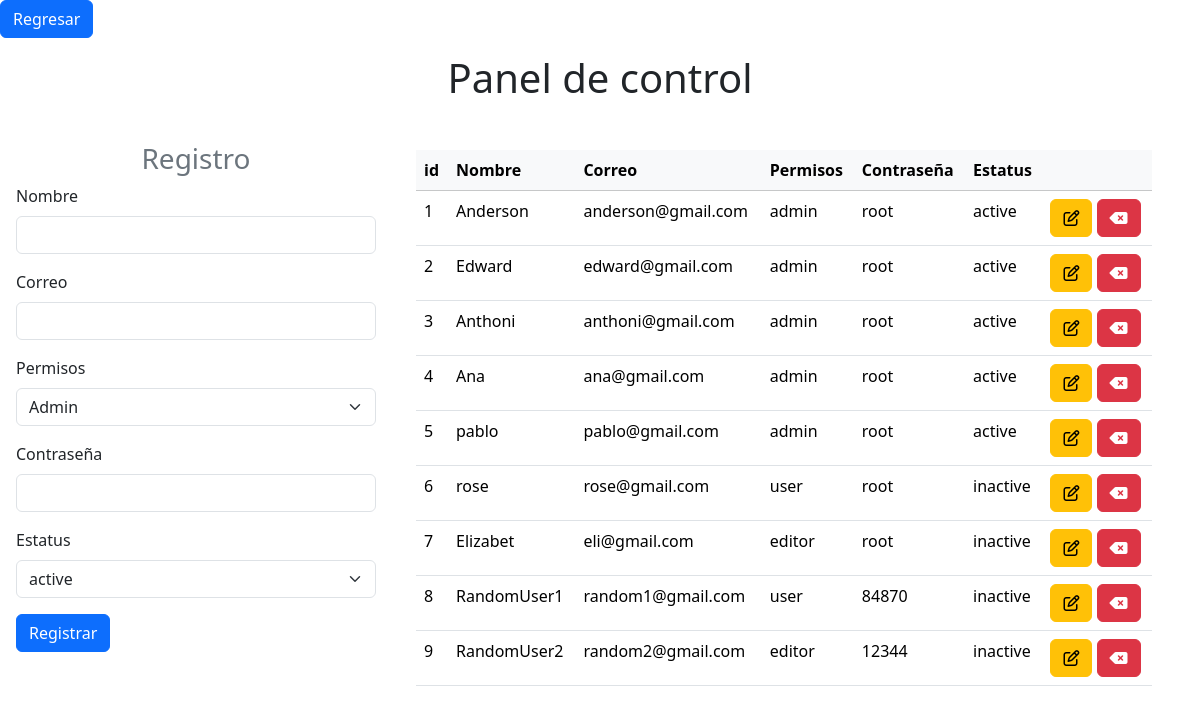
The app's page /Menu/Usuarios/usuarios.php with its own data.
### tables this page shows
create table
    if not EXISTS users(
        id int not null AUTO_INCREMENT primary key,
        name varchar (20) not null,
        email varchar(50) not null,
        permissions varchar(30) not null,
        password varchar (15) not null,
        status varchar (15) not null
    );

### Menu/Usuarios/usuarios.php (the view, shortened to what this page needs)
<!DOCTYPE html>
<html lang="en">
<head>
    <button class="btn btn-primary"><a href="../index.php" style="color: white; text-decoration: none;">Regresar</a></button>
    <link href="https://cdn.jsdelivr.net/npm/bootstrap@5.3.2/dist/css/bootstrap.min.css" rel="stylesheet">
</head>
<body>
    <h1 class="text-center p-3">Panel de control</h1>
    <div class="container-fluid row">
        <form class="col-4 p-3" method="post">
            <h3 class="text-center text-secondary">Registro</h3>
            <div class="mb-3">
                <label for="exampleInputEmail1" class="form-label">Nombre</label>
                <input type="text" class="form-control" name="nombre">
            </div>
            <div class="mb-3">
                <label for="exampleInputEmail1" class="form-label">Correo</label>
                <input type="email" class="form-control" name="Correo">
            </div>
            <div class="mb-3">
                <label for="estado" class="form-label">Permisos</label>
                <select class="form-select" name="Permisos">
                    <option value="Admin">Admin</option>
                </select>
            </div>
            <div class="mb-3">
                <label for="exampleInputPassword1" class="form-label">Contraseña</label>
                <input type="password" class="form-control" name="Contraseña">
            </div>
            <div class="mb-3">
                <label for="estado" class="form-label">Estatus</label>
                <select class="form-select" name="Estatus">
                    <option value="active">active</option>
                </select>
            </div>
            <button type="submit" class="btn btn-primary" name="Registrar">Registrar</button>
        </form>
        <div class="col-8 p-4">
            <table class="table">
                <thead class="table-light">
                    <tr>
                        <th scope="col">id</th>
                        <th scope="col">Nombre</th>
                        <th scope="col">Correo</th>
                        <th scope="col">Permisos</th>
                        <th scope="col">Contraseña</th>
                        <th scope="col">Estatus</th>
                        <th scope="col"></th>
                    </tr>
                </thead>
                <tbody>
                    <?php
                    include "../../conexion_dba/conexion.php";
                    $sql = $conn->query("select * from users");
                    while ($datos = $sql->fetch_object()) { ?>
                        <tr>
                            <td><?= $datos->id ?></td>
                            <td><?= $datos->name ?></td>
                            <td><?= $datos->email ?></td>
                            <td><?= $datos->permissions ?></td>
                            <td><?= $datos->password ?></td>
                            <td><?= $datos->status ?></td>
                            <td>
                                <a href="../Usuarios/modificar.php?id=<?= $datos->id ?>" class="btn btn-small btn-warning "><i class="fa-regular fa-pen-to-square"></i></a>
                                <a href="usuarios.php?id=<?= $datos->id ?>" class="btn btn-small btn-danger "><i class="fa-solid fa-delete-left"></i></a>
                            </td>
                        </tr>
                    <?php }
                    ?>
                </tbody>
            </table>
        </div>
    </div>
</body>
</html>

### records on screen
users: id "1", name "Anderson", email "anderson@gmail.com", permissions "admin", password "root", status "active"
users: id "2", name "Edward", email "edward@gmail.com", permissions "admin", password "root", status "active"
users: id "3", name "Anthoni", email "anthoni@gmail.com", permissions "admin", password "root", status "active"
users: id "4", name "Ana", email "ana@gmail.com", permissions "admin", password "root", status "active"
users: id "5", name "pablo", email "pablo@gmail.com", permissions "admin", password "root", status "active"
users: id "6", name "rose", email "rose@gmail.com", permissions "user", password "root", status "inactive"
users: id "7", name "Elizabet", email "eli@gmail.com", permissions "editor", password "root", status "inactive"
users: id "8", name "RandomUser1", email "random1@gmail.com", permissions "user", password "84870", status "inactive"
users: id "9", name "RandomUser2", email "random2@gmail.com", permissions "editor", password "12344", status "inactive"
